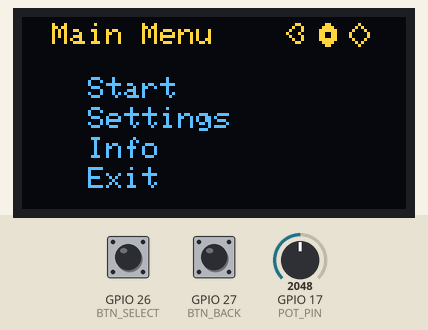
The sketch below on a simulated ESP32. Shown: 128×64 one-colour display. The inputs (shaded band) are chosen by the test bench; at power-on: GPIO 17 (POT_PIN) = 2048, GPIO 26 (BTN_SELECT) HIGH, GPIO 27 (BTN_BACK) HIGH. The OLED is the two-colour kind (top 16 rows yellow).

Above: at 1.2 s.
1.3 s: GPIO 17 (POT_PIN) set to 2000
At 2.5 s:
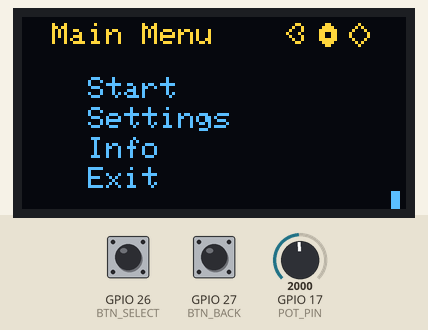
2.8 s: GPIO 17 (POT_PIN) set to 1434
At 3.7 s:
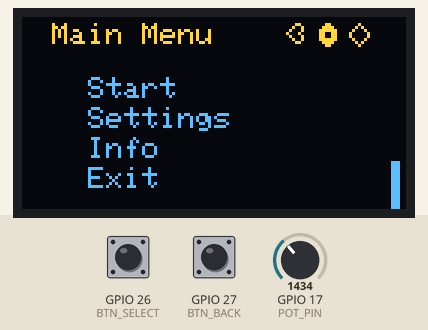
4.3 s: GPIO 17 (POT_PIN) set to 1323
At 4.7 s:
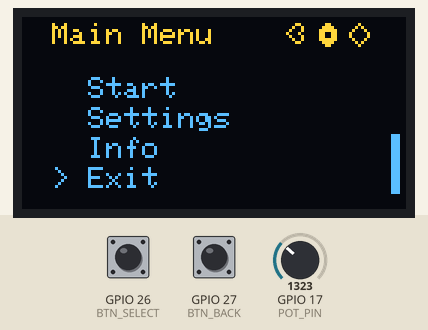
5.8 s: GPIO 17 (POT_PIN) set to 1079
7.3 s: GPIO 17 (POT_PIN) set to 987
At 7.8 s:
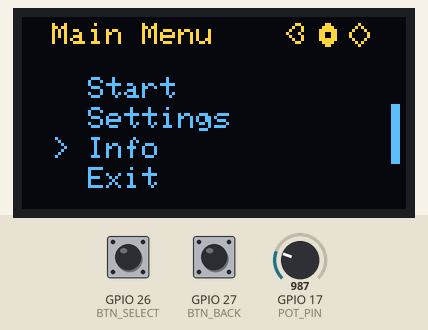
8.8 s: GPIO 26 (BTN_SELECT) pulled LOW for 0.15 s
At 9.8 s:
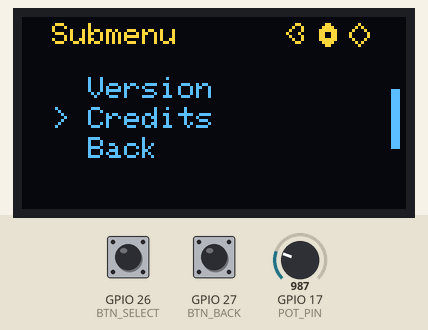
Timing chart, 0 to 11.8 s (numbered marks = the images above; inputs shaded):
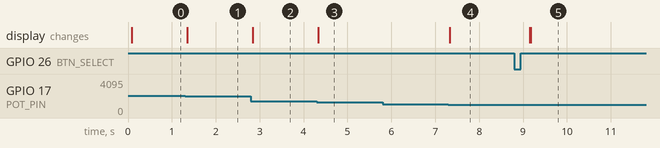

Measured:
- the behaviour switches between 2046 and 2045 on GPIO 17 (POT_PIN) (found by bisection; images 0 and 1)
- the behaviour switches between 1364 and 1363 on GPIO 17 (POT_PIN) (found by bisection; images 2 and 3)
- the behaviour switches between 1023 and 1022 on GPIO 17 (POT_PIN) (found by bisection; images 3 and 4)
- after the input at 1.3 s, the display: changes at once (image 1)
- after the input at 2.8 s, the display: changes at once (image 2)
- after the input at 4.3 s, the display: changes at once (image 3)
- after the input at 5.8 s, every drawn part: stays the same
- after the input at 7.3 s, the display: changes at once (image 4)
- after the input at 8.8 s, the display: first changes after 0.35 s (image 5 shows a later state)

The sketch:

Display.ino
```cpp
// ** ICONS: Define 8x8 pixel bitmaps **
const uint8_t bluetoothIcon[] PROGMEM = {
  0b00011000, 0b00100100, 0b01000100, 0b10001000,
  0b01000100, 0b00100100, 0b00011000, 0b00000000
};

const uint8_t rs485Icon[] PROGMEM = {
  0b00011000, 0b00111100, 0b01111110, 0b01100110,
  0b01100110, 0b01111110, 0b00111100, 0b00011000
};

const uint8_t canbusIcon[] PROGMEM = {
  0b00111100, 0b01000010, 0b10011001, 0b10111101,
  0b10111101, 0b10011001, 0b01000010, 0b00111100
};

const uint8_t loraIcon[] PROGMEM = {
  0b00001000, 0b00010100, 0b00100010, 0b01000001,
  0b01000001, 0b00100010, 0b00010100, 0b00001000
};

const uint8_t rocketBitmap[] PROGMEM = {
  0b00011000, 0b00111100, 0b01111110, 0b11111111,
  0b01111110, 0b00111100, 0b00011000, 0b00011000
};

#include <Wire.h>
#include <Adafruit_GFX.h>
#include <Adafruit_SSD1306.h>

#define SCREEN_WIDTH 128
#define SCREEN_HEIGHT 64
#define OLED_RESET    -1
#define SCREEN_ADDRESS 0x3C

Adafruit_SSD1306 display(SCREEN_WIDTH, SCREEN_HEIGHT, &Wire, OLED_RESET);

// Potentiometer
#define POT_PIN 17
int lastPotValue = 0;
unsigned long lastInteractionTime = 0;
const unsigned long screensaverTimeout = 30000; // 30 seconds
const int deadbandThreshold = 50; // Ignore small variations

// Buttons
#define BTN_SELECT 26
#define BTN_BACK 27

// Status Flags
bool bluetoothEnabled = true;
bool rs485Enabled = true;
bool canbusEnabled = false;
bool loraEnabled = true;

// Menu Items
const char* mainMenuItems[] = {"Start", "Settings", "Info", "Exit"};
const char* settingsMenu[] = {"Brightness", "Sound", "Back"};
const char* infoMenu[] = {"Version", "Credits", "Back"};

const int mainMenuSize = sizeof(mainMenuItems) / sizeof(mainMenuItems[0]);
const int settingsMenuSize = sizeof(settingsMenu) / sizeof(settingsMenu[0]);
const int infoMenuSize = sizeof(infoMenu) / sizeof(infoMenu[0]);

// State variables
int menuIndex = 0;
bool inSubMenu = false;
bool inScreensaver = false;
const char** currentMenu = mainMenuItems;
int currentMenuSize = mainMenuSize;

// Scrollbar properties
int scrollbarHeight = 20;
int scrollbarX = SCREEN_WIDTH - 5;
int scrollbarY = 10;

// Screensaver Animation
int rocketY = SCREEN_HEIGHT - 10;
const int rocketX = SCREEN_WIDTH / 2 - 4;

void setup() {
    pinMode(BTN_SELECT, INPUT_PULLUP);
    pinMode(BTN_BACK, INPUT_PULLUP);

    if (!display.begin(SSD1306_SWITCHCAPVCC, SCREEN_ADDRESS)) {
        Serial.println(F("SSD1306 allocation failed"));
        for (;;);
    }

    display.clearDisplay();
    display.setTextSize(1);
    display.setTextColor(SSD1306_WHITE);
    display.display();
    lastInteractionTime = millis();
}

void loop() {
    if (inScreensaver) {
        drawScreensaver();
        checkForInteraction();
    } else {
        handleInput();
        drawMenu();
    }
}

void handleInput() {
    int potValue = analogRead(POT_PIN);
    int mappedIndex = map(potValue, 0, 1023, 0, currentMenuSize - 1);

    if (mappedIndex != menuIndex) {
        menuIndex = mappedIndex;
        lastInteractionTime = millis();
    }

    lastPotValue = potValue;

    if (digitalRead(BTN_SELECT) == LOW) {
        lastInteractionTime = millis();
        if (!inSubMenu) {
            if (menuIndex == 1) {
                currentMenu = settingsMenu;
                currentMenuSize = settingsMenuSize;
                menuIndex = 0;
                inSubMenu = true;
            } else if (menuIndex == 2) {
                currentMenu = infoMenu;
                currentMenuSize = infoMenuSize;
                menuIndex = 0;
                inSubMenu = true;
            } else if (menuIndex == 3) {
                Serial.println("Exiting...");
            }
        } else {
            if (menuIndex == currentMenuSize - 1) {
                currentMenu = mainMenuItems;
                currentMenuSize = mainMenuSize;
                menuIndex = 0;
                inSubMenu = false;
            }
        }
        delay(300);
    }

    if (digitalRead(BTN_BACK) == LOW && inSubMenu) {
        currentMenu = mainMenuItems;
        currentMenuSize = mainMenuSize;
        menuIndex = 0;
        inSubMenu = false;
        lastInteractionTime = millis();
        delay(300);
    }

    if (millis() - lastInteractionTime > screensaverTimeout) {
        inScreensaver = true;
    }
}

void checkForInteraction() {
    int potValue = analogRead(POT_PIN);

    if (abs(potValue - lastPotValue) > deadbandThreshold ||
        digitalRead(BTN_SELECT) == LOW ||
        digitalRead(BTN_BACK) == LOW) {
        inScreensaver = false;
        lastInteractionTime = millis();
        delay(300); // Debounce delay
    }

    lastPotValue = potValue;
}

void drawMenu() {
    display.clearDisplay();

    // Title Bar
    display.setTextSize(1);
    display.setCursor(10, 2);
    display.print(inSubMenu ? "Submenu" : "Main Menu");

    // Status Icons
    drawStatusIcons();

    // Menu Section
    for (int i = 0; i < currentMenuSize; i++) {
        int yPos = 20 + (i * 10);
        display.setCursor(10, yPos);
        if (i == menuIndex) {
            display.print("> ");
        } else {
            display.print("  ");
        }
        display.print(currentMenu[i]);
    }

    // Draw Scrollbar
    int scrollBarMaxY = SCREEN_HEIGHT - scrollbarHeight - 5;
    int scrollBarPosition = map(menuIndex, 0, currentMenuSize - 1, 10, scrollBarMaxY);
    display.fillRect(scrollbarX, scrollBarPosition, 3, scrollbarHeight, SSD1306_WHITE);

    display.display();
}

void drawScreensaver() {
    display.clearDisplay();

    drawStatusIcons();
    display.setCursor(0, 0);
    display.print("GodSpeed");
    display.setCursor(40, 30);
    display.print("Bluelily...");

    drawRocket(rocketX, rocketY);

    rocketY -= 1;
    if (rocketY < -10) {
        rocketY = SCREEN_HEIGHT - 10;
    }

    display.display();
    delay(50);
}

void drawStatusIcons() {
    int iconX = SCREEN_WIDTH - 40;
    int iconY = 2;
    int iconSpacing = 10;

    if (bluetoothEnabled) {
        display.drawBitmap(iconX, iconY, bluetoothIcon, 8, 8, SSD1306_WHITE);
        iconX += iconSpacing;
    }
    if (rs485Enabled) {
        display.drawBitmap(iconX, iconY, rs485Icon, 8, 8, SSD1306_WHITE);
        iconX += iconSpacing;
    }
    if (canbusEnabled) {
        display.drawBitmap(iconX, iconY, canbusIcon, 8, 8, SSD1306_WHITE);
        iconX += iconSpacing;
    }
    if (loraEnabled) {
        display.drawBitmap(iconX, iconY, loraIcon, 8, 8, SSD1306_WHITE);
    }
}

void drawRocket(int x, int y) {
    display.drawBitmap(x, y, rocketBitmap, 8, 8, SSD1306_WHITE);
}
```
